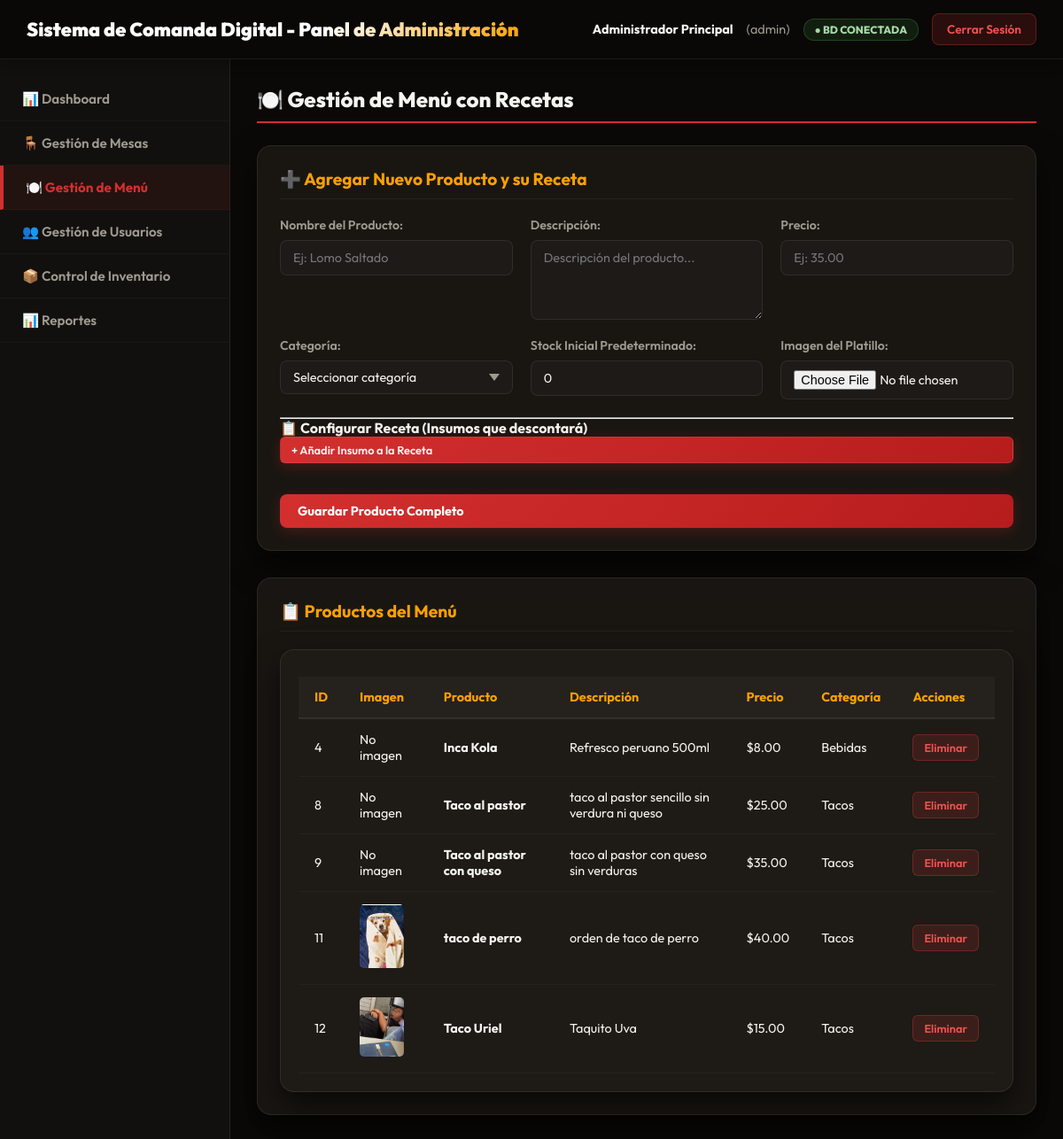
The page /index.php?action=admin&seccion=menu (signed in) on the database as committed earlier.
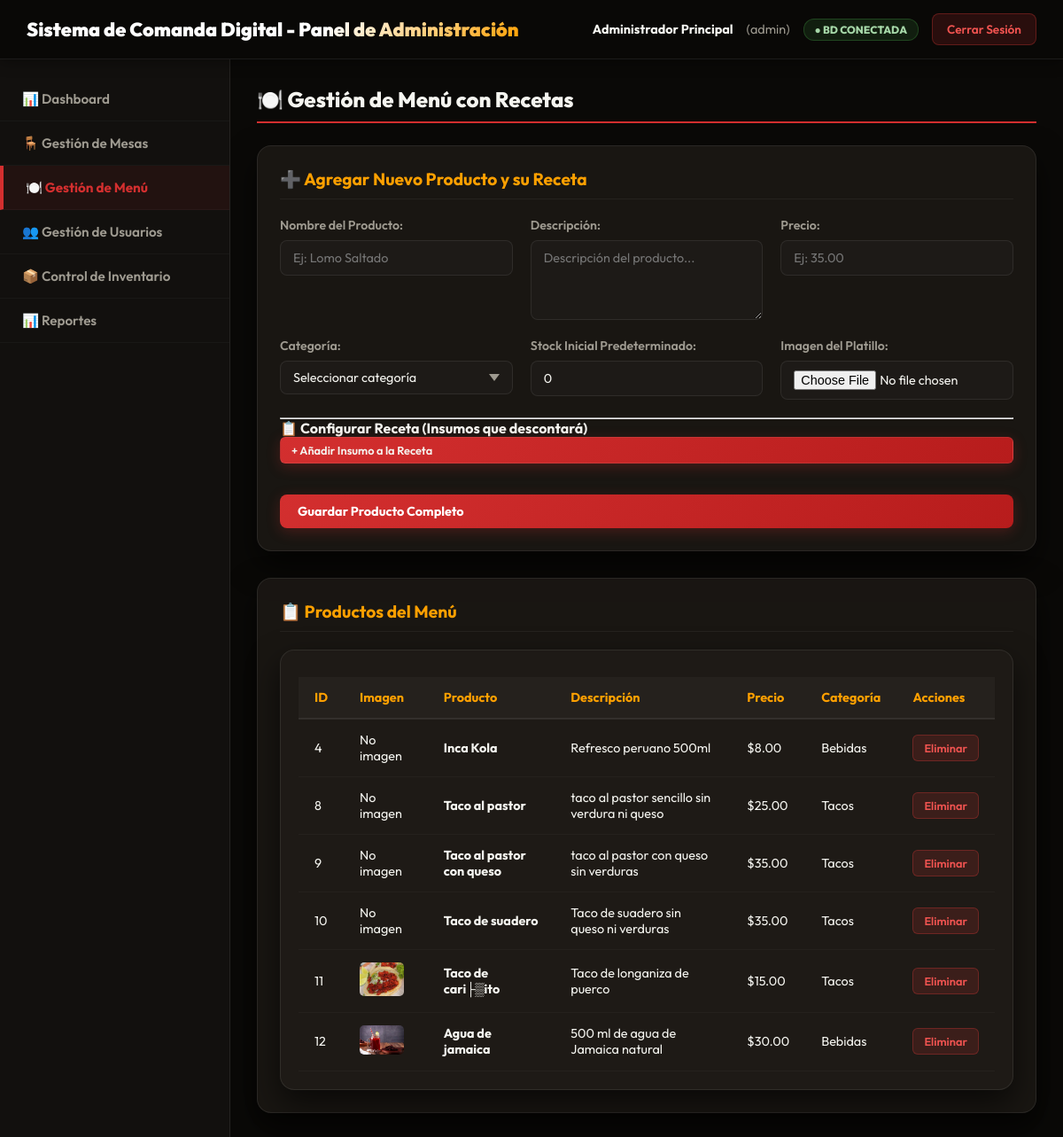
The same page on the database as committed later.
### tables this page shows
CREATE TABLE `productos` (
  `id` int NOT NULL AUTO_INCREMENT,
  `nombre` varchar(200) NOT NULL,
  `descripcion` text,
  `precio` decimal(10,2) NOT NULL,
  `categoria_id` int DEFAULT NULL,
  `imagen_url` varchar(500) DEFAULT NULL,
  `stock` int DEFAULT '0',
  `activo` tinyint(1) DEFAULT '1',
  `tiempo_preparacion` int DEFAULT '15',
  `imagen` varchar(255) DEFAULT NULL,
  PRIMARY KEY (`id`),
  KEY `categoria_id` (`categoria_id`),
  CONSTRAINT `productos_ibfk_1` FOREIGN KEY (`categoria_id`) REFERENCES `categorias_menu` (`id`)
);

CREATE TABLE `categorias_menu` (
  `id` int NOT NULL AUTO_INCREMENT,
  `nombre` varchar(100) NOT NULL,
  `descripcion` text,
  `orden` int DEFAULT '0',
  `activa` tinyint(1) DEFAULT '1',
  PRIMARY KEY (`id`)
);

### config/database.php (called while the page is built, shortened)
<?php
class Database {
    private static $connection = null;
    public static function getConnection() {
        if (self::$connection === null) {
            try {
                $dsn = "mysql:host=" . DB_HOST . ";dbname=" . DB_NAME . ";charset=utf8mb4";
                self::$connection = new PDO($dsn, DB_USER, DB_PASS);
                self::$connection->setAttribute(PDO::ATTR_ERRMODE, PDO::ERRMODE_EXCEPTION);
                self::$connection->exec("SET time_zone = '-05:00'");
            } catch(PDOException $e) {
                die("Error de conexión: " . $e->getMessage());
            }
        }
        return self::$connection;
    }
}
?>

### models/Producto.php (called while the page is built, shortened)
<?php
class Producto {
    private $db;
    public function __construct() {
        $this->db = Database::getConnection();
    }
    public function getAllActive() {
        $sql = "SELECT p.*, c.nombre as categoria FROM productos p
                LEFT JOIN categorias_menu c ON p.categoria_id = c.id
                WHERE p.activo = 1 ORDER BY p.id";
        $stmt = $this->db->prepare($sql);
        $stmt->execute();
        return $stmt->fetchAll(PDO::FETCH_ASSOC);
    }
}
?>

### models/Inventario.php (called while the page is built, shortened)
<?php
class Inventario {
    private $db;
    public function __construct() {
        $this->db = Database::getConnection();
    }
    public function getAll() {
        $sql = "SELECT * FROM ingredientes WHERE activo = 1 ORDER BY nombre";
        $stmt = $this->db->prepare($sql);
        $stmt->execute();
        return $stmt->fetchAll(PDO::FETCH_ASSOC);
    }
}
?>

### views/admin/menu.php (the view, shortened to what this page needs)
<?php
require_once __DIR__ . '/../layout/header.php';
?>
<div id="menu" class="content-section">
    <h2>🍽️ Gestión de Menú con Recetas</h2>
    <div class="report-section">
        <h3>➕ Agregar Nuevo Producto y su Receta</h3>
        <form method="POST" action="<?php echo BASE_URL; ?>index.php?action=admin&seccion=menu" class="form-grid" enctype="multipart/form-data">
            <div class="form-group">
                <label>Nombre del Producto:</label>
                <input type="text" name="nombre" required placeholder="Ej: Lomo Saltado">
            </div>
            <div class="form-group">
                <label>Descripción:</label>
                <textarea name="descripcion" required placeholder="Descripción del producto..."></textarea>
            </div>
            <div class="form-group">
                <label>Precio:</label>
                <input type="number" name="precio" step="0.01" required placeholder="Ej: 35.00">
            </div>
            <div class="form-group">
                <label>Categoría:</label>
                <select name="categoria_id" required>
                    <option value="">Seleccionar categoría</option>
                </select>
            </div>
            <div class="form-group">
                <label>Stock Inicial Predeterminado:</label>
                <input type="number" name="stock" required min="0" placeholder="Ej: 10" value="0">
            </div>
            <div class="form-group">
                <label>Imagen del Platillo:</label>
                <input type="file" name="imagen" accept="image/*">
            </div>
            <div class="form-group" style="grid-column: 1 / -1;">
                <hr>
                <h4>📋 Configurar Receta (Insumos que descontará)</h4>
                <button type="button" class="btn btn-sm" onclick="agregarIngrediente()">+ Añadir Insumo a la Receta</button>
            </div>
            <div class="form-group" style="grid-column: 1 / -1; margin-top: 15px;">
                <button type="submit" class="btn">Guardar Producto Completo</button>
            </div>
        </form>
    </div>
    <div class="report-section">
        <h3>📋 Productos del Menú</h3>
        <div class="table-container">
            <table class="data-table">
                <thead>
                    <tr>
                        <th>ID</th>
                        <th>Imagen</th>
                        <th>Producto</th>
                        <th>Descripción</th>
                        <th>Precio</th>
                        <th>Categoría</th>
                        <th>Acciones</th>
                    </tr>
                </thead>
                <tbody>
                    <?php foreach ($data['productos'] as $row): ?>
                        <tr>
                            <td><?php echo $row['id']; ?></td>
                            <td>
                                <?php if(!empty($row['imagen'])): ?>
                                    <img src="<?php echo ASSETS_URL . '../public/images/platillos/' . $row['imagen']; ?>" width="50" style="border-radius: 5px;">
                                <?php else: ?>
                                    No imagen
                                <?php endif; ?>
                            </td>
                            <td><strong><?php echo $row['nombre']; ?></strong></td>
                            <td><?php echo $row['descripcion']; ?></td>
                            <td>$<?php echo number_format($row['precio'], 2); ?></td>
                            <td><?php echo $row['categoria']; ?></td>
                            <td>
                                <form method="POST" action="<?php echo BASE_URL; ?>index.php?action=admin&seccion=menu" style="display:inline;">
                                    <button type="submit" class="btn-sm btn-danger" onclick="return confirm('¿Está seguro de eliminar este producto?')">Eliminar</button>
                                </form>
                            </td>
                        </tr>
                    <?php endforeach; ?>
                </tbody>
            </table>
        </div>
    </div>
</div>
<?php require_once __DIR__ . '/../layout/footer.php'; ?>

### index.php (shortened to what this page needs)
<?php
require_once __DIR__ . '/config/database.php';
if (isset($_GET['action'])) {
    $action = $_GET['action'];
    if ($action == 'admin') {
        require_once __DIR__ . '/controllers/AdminController.php';
        $controller = new AdminController();
        $controller->index();
        exit;
    }
}
?>

### controllers/AdminController.php (shortened to what this page needs)
<?php
require_once __DIR__ . '/../config/database.php';
require_once __DIR__ . '/../models/observers/StockObserver.php';
require_once __DIR__ . '/../models/Producto.php';
require_once __DIR__ . '/../models/Inventario.php';
class AdminController {
    public function index() {
        $seccion = $this->determineSection();
        switch($seccion) {
            case 'menu':
                $this->gestionMenu();
                break;
        }
    }
    private function gestionMenu() {
        $productoModel = new Producto();
        $db = Database::getConnection();
        $sql_categorias = "SELECT * FROM categorias_menu WHERE activa = 1";
        $stmt = $db->prepare($sql_categorias);
        $stmt->execute();
        $categorias = $stmt->fetchAll(PDO::FETCH_ASSOC);
        $inventarioModel = new Inventario();
        $ingredientes = $inventarioModel->getAll();
        $data = [
            'productos' => $productoModel->getAllActive(),
            'categorias' => $categorias,
            'ingredientes' => $ingredientes
        ];
       require __DIR__ . '/../views/admin/menu.php';
    }
    private function determineSection() {
        if (isset($_GET['seccion']) && !empty($_GET['seccion'])) {
            return $_GET['seccion'];
        }
        return 'dashboard';
    }
}
?>

### views/layout/header.php (shortened to what this page needs)
<!DOCTYPE html>
<html lang="es">
<head>
    <link rel="stylesheet" href="<?php echo BASE_URL; ?>public/css/admin.css?v=6">
</head>
<body>
    <div class="header">
        <h1>Sistema de Comanda Digital - Panel de Administración</h1>
        <div class="user-info">
            <span id="userName"><?php echo $_SESSION['usuario_nombre']; ?></span>
            <span id="userRole">(<?php echo $_SESSION['usuario_rol']; ?>)</span>
            <span id="dbStatus" class="db-status connected" title="Base de datos conectada">● BD Conectada</span>
            <button class="logout-btn" onclick="logout()">Cerrar Sesión</button>
        </div>
    </div>
    <div class="container">
        <div class="sidebar">
            <ul class="sidebar-menu">
                <li class="menu-item" data-section="dashboard">
                    <a href="<?php echo BASE_URL; ?>index.php?action=admin&seccion=dashboard">📊 Dashboard</a>
                </li>
                <li class="menu-item" data-section="mesas">
                    <a href="<?php echo BASE_URL; ?>index.php?action=admin&seccion=mesas">🪑 Gestión de Mesas</a>
                </li>
                <li class="menu-item" data-section="menu">
                    <a href="<?php echo BASE_URL; ?>index.php?action=admin&seccion=menu">🍽️ Gestión de Menú</a>
                </li>
                <li class="menu-item" data-section="usuarios">
                    <a href="<?php echo BASE_URL; ?>index.php?action=admin&seccion=usuarios">👥 Gestión de Usuarios</a>
                </li>
                <li class="menu-item" data-section="inventario">
                    <a href="<?php echo BASE_URL; ?>index.php?action=admin&seccion=inventario">📦 Control de Inventario</a>
                </li>
                <li class="menu-item" data-section="reportes">
                    <a href="<?php echo BASE_URL; ?>index.php?action=admin&seccion=reportes">📊 Reportes</a>
                </li>
            </ul>
        </div>
        <div class="main-content">

### views/layout/footer.php (shortened to what this page needs)
        </div>
    </div>
</body>
</html>

Rows that differ between the two databases and show on the page:
now on this page (row edited): productos: id "10", shows "No imagen", nombre "Taco de suadero", descripcion "Taco de suadero sin queso ni verduras", precio "35.00", categoria.nombre "Tacos"
changed productos id 11: imagen: a different picture; nombre "taco de perro" → "Taco de cari├▒ito"; descripcion "orden de taco de perro" → "Taco de longaniza de puerco"; precio "40.00" → "15.00"
changed productos id 12: imagen: a different picture; nombre "Taco Uriel" → "Agua de jamaica"; descripcion "Taquito Uva" → "500 ml de agua de Jamaica natural"; precio "15.00" → "30.00"; categoria.nombre "Tacos" → "Bebidas"
